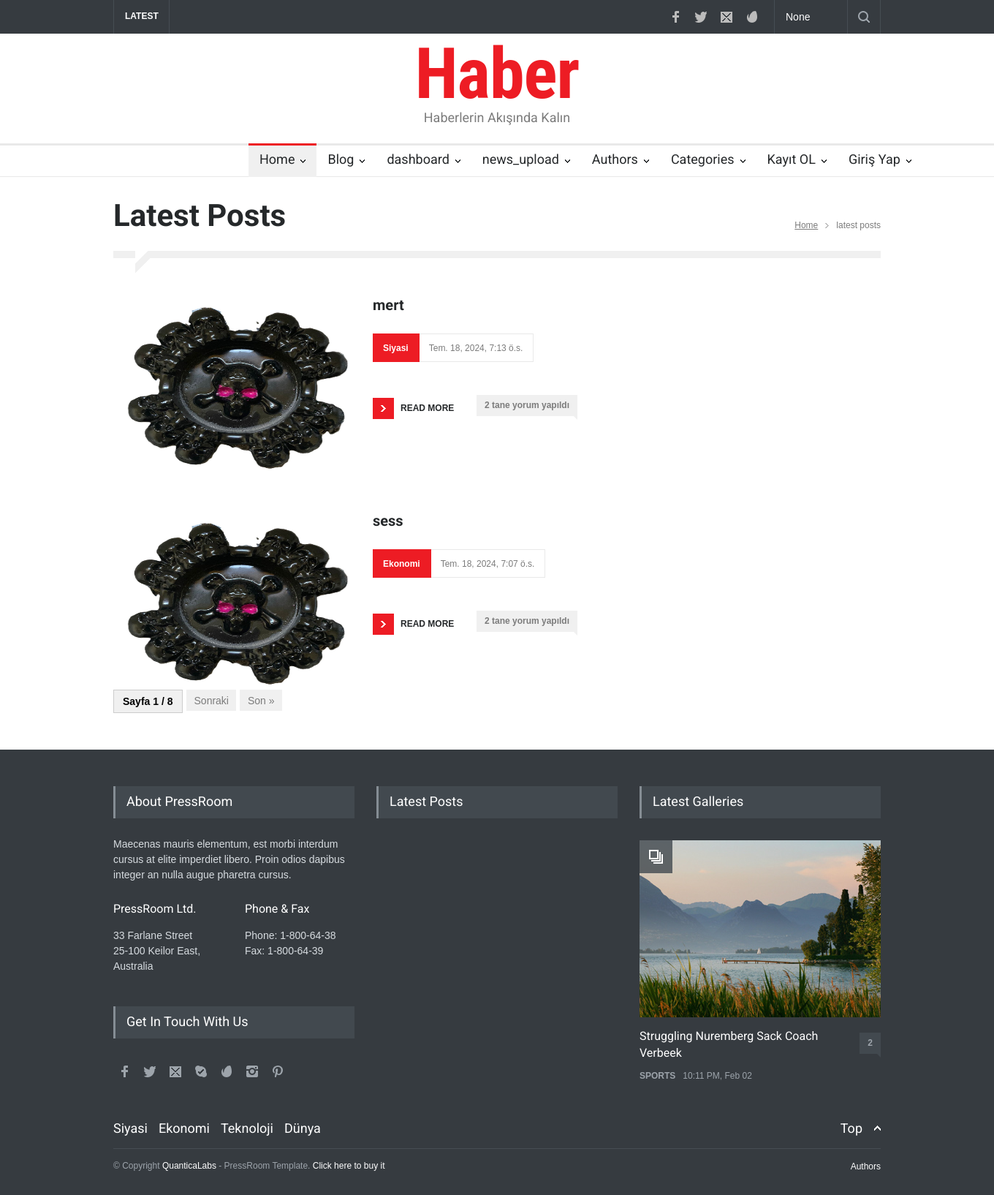
Screenshot of /blog/ with the database file from the repository.
### news/models.py (models this page shows, shortened)
class News(models.Model):
    user = models.ForeignKey(User, verbose_name=("Kullanıcı"), on_delete=models.CASCADE,null=True)
    news_title = models.CharField(max_length=200, verbose_name="Haber Başlığı")
    news_front=models.TextField(default="")
    news_image = models.FileField(upload_to="NewsImages/", blank=False, verbose_name="Haber Resmi")
    category = models.ForeignKey(Categories,max_length=50, verbose_name="Haberin Kategorisi",on_delete=models.CASCADE,default=None)
    slug = models.SlugField(verbose_name=('Url'), editable=False, null=True, blank=True)
    news_content = RichTextUploadingField()
    view_count = models.IntegerField(default=0)
    created_at = models.DateTimeField(verbose_name=("Oluşturulma Tarihi"), auto_now_add=True)
    updated_at = models.DateTimeField(verbose_name=("Son Güncellenme Tarihi"), auto_now=True)
    is_delete = models.BooleanField(verbose_name=("Silindi mi?"), default=False, help_text="Haberler silindi mi silinmedi mi?")
    delete_date = models.DateTimeField(verbose_name=("Silinme Tarihi"), blank=True, null=True)
    class Meta:
        verbose_name = "Haber"
        verbose_name_plural = "Haberler"

class Categories(models.Model):
    category_name=models.CharField(max_length=30,verbose_name="Kategori")
    class Meta:
        verbose_name="Kategori"
        verbose_name_plural="Kategoriler"
    def __str__(self):
        return self.category_name

### news/views.py (the view)
# urls.py: 2. Add a URL to urlpatterns:  path('blog/', include('blog.urls'))
def blog(request):
    query = request.GET.get('q')
    latest_posts1 = News.objects.filter(is_delete=False)
    if query:
        latest_posts1 = latest_posts1.filter(
            Q(news_title__contains=query)
        )
    latest_posts2 = latest_posts1.order_by('-created_at')
    paginator=Paginator(latest_posts2,2)
    page=request.GET.get('page')
    try:
        blog = paginator.page(page)
    except PageNotAnInteger:
        blog = paginator.page(1)
    except EmptyPage:
        blog = paginator.page(paginator.num_pages)
    context = {
        'latest_posts1': blog,
        'query': query,
        'blog':blog,
    }
    return render(request, 'news/blog.html',context)

### news/templates/news/blog.html (shortened to what this page needs)
{% extends 'main/base.html' %}
{% load static %}
	{% block content %}
	<div class="page">
		<div class="page_header clearfix page_margin_top">
			<div class="page_header_left">
				<h1 class="page_title">Latest Posts</h1>
			</div>
			<div class="page_header_right">
				<ul class="bread_crumb">
					<li>
						<a title="Home" href="{% url 'home' %}">
							Home
						</a>
					</li>
					<li class="separator icon_small_arrow right_gray">
					</li>
					<li>
						latest posts
					</li>
				</ul>
			</div>
		</div>
		<div class="page_layout clearfix">
			<div class="divider_block clearfix">
				<hr class="divider first">
				<hr class="divider subheader_arrow">
				<hr class="divider last">
			</div>
			<div class="row">
				<ul class="blog column column_1_3">
					{% for i in latest_posts1 %}
					<li class="post" id="categoriler">
						<div>
							<a href="{% url 'details' i.slug %}" title="{{i.news_title}}">
								<img style="width: 330px; height: 245px;" src='{{i.news_image.url}}' alt='img'>
							</a>
						</div>
						<div class="post_content" style="padding-left: 25px;display: inline;">
							<div class="with_number">
								<div>
									<a href="{% url 'details' i.slug %}"
										title="Built on Brotherhood, Club Lives Up to Name">
										<h3><b>{{i.news_title}}</b></h3>
									</a>
								</div>
							</div>
							<ul class="post_details">
								<li class="category"><a href="{% url 'category' i.category %}" title="WORLD">{{ i.category }}</a></li>
								<li class="date">
									{{ i.created_at }}
								</li>
							</ul>
							<a class="read_more" href="{% url 'details' i.slug %}" title="Read more"><span
									class="arrow"></span><span>READ MORE</span></a>
							<div>
								<div>
									<a class="comments_number" href="#" title="2 comments">2 tane yorum yapıldı<span
											class="arrow_comments"></span></a>
								</div>
							</div>
						</div>
					</li>
					{% endfor %}
				</ul>
			</div>
			<div class="pagination">
				<ul class="pagination-list">
					<li class="pagination-item">
						<span style="display: inline-block; padding: 8px 12px; border: 1px solid #ccc; background-color: #f0f0f0; color: black; font-weight: bold;" class="pagination-link current-page">
							Sayfa {{ blog.number }} / {{ blog.paginator.num_pages }}
						</span>
					</li>
					{% if blog.has_next %}
						<li class="pagination-item">
							<a href="?page={{ blog.next_page_number }}" class="pagination-link">Sonraki</a>
						</li>
						<li class="pagination-item">
							<a href="?page={{ blog.paginator.num_pages }}" class="pagination-link">Son &raquo;</a>
						</li>
					{% endif %}
				</ul>
			</div>
		</div>
	</div>
	{% endblock content %}

### static/main/css/style.css (style rules this page uses)
.clearfix:after { font-size: 0px; content: "."; display: block; height: 0px; visibility: hidden; clear: both; }
body { background: #F0F0F0; padding: 0px; margin: 0px; font-family: 'Arial'; font-size: 14px; color: #FFF; }
a { text-decoration: none; outline: none; }
h1, h2, h3, h4, h5, h6 { font-family: 'Roboto'; margin: 0; padding: 0; font-weight: normal; color: #25282A; }
h1 { font-size: 42px; line-height: 110%; }
h3 { font-size: 20px; line-height: 140%; }
.page_header .page_title { font-weight: bold; }
.page_header_left, .page_header_right { float: left; }
.page_header_left { width: 400px; }
.page_header_right { width: 650px; }
.bread_crumb { float: right; margin-top: 30px; }
.bread_crumb li { float: left; }
.bread_crumb li, .bread_crumb li a { color: #7C7C7C; font-size: 12px; }
.bread_crumb li a { text-decoration: underline; }
.bread_crumb .separator { background: url("../images/icons/navigation/breadcrumb_arrow.png") no-repeat center center; width: 5px; height: 13px; padding: 0 10px; }
.page { width: 1050px; margin-left: auto; margin-right: auto; padding-bottom: 50px; }
.page_margin_top { margin-top: 30px; }
.row:after { font-size: 0px; content: "."; display: block; height: 0px; visibility: hidden; clear: both; }
.column { float: left; margin-left: 30px; }
.column:first-child, .column.first { margin-left: 0; }
.column_1_3, .column_2_3 .column_1_2 { width: 330px; }
.post { float: left; clear: both; margin-top: 50px; }
.post:first-child { margin-top: 30px; }
.post img { position: relative; display: block; width: 100%; opacity: 1; transition: opacity 0.4s ease-in-out 0s; }
.post .with_number a { float: left; width: 280px; }
.post a.comments_number { float: right; position: relative; width: auto; font-family: 'Arial'; font-weight: bold; background: #F0F0F0; color: #7C7C7C; font-size: 12px; line-height: 1; padding: 8px 11px 9px; margin-top: 6px; }
.post .arrow_comments { content: ''; display: inline; position: absolute; border-style: solid; border-width: 5px 0 0 5px; border-color: #F0F0F0 transparent; right: 0; bottom: -5px; }
.post .post_details { clear: both; float: left; margin-top: 25px; }
.post_details li { float: left; font-family: arial; font-size: 12px; }
.post_details li.category { font-weight: bold; background: #ED1C24; padding: 14px 15px 13px 14px; }
.post_details li.category a { color: #FFF; }
.post_details li.date { color: #7C7C7C; border: 1px solid #E9E9E9; border-left: none; padding: 13px 14px 12px 13px; }
.read_more { position: relative; display: block; height: 29px; clear: both; float: left; color: #25282A; font-size: 12px; font-weight: bold; margin-top: 10px; padding-right: 12px; }
.read_more span { display: block; line-height: normal; margin-top: 7px; position: relative; margin-left: 38px; }
.read_more .arrow { position: absolute; width: 29px; height: 29px; margin-left: 0; background: #ED1C24 url("../images/icons/navigation/call_to_action_arrow.png") no-repeat; margin-top: 0; }
.pagination { clear: both; }
.pagination li { float: left; margin-left: 5px; }
.pagination li:first-child { margin-left: 0; }
.pagination li a { display: block; color: #7C7C7C; font-size: 14px; padding: 8px 10px 7px 11px; background: #F0F0F0; }
.divider { background: #F0F0F0; border: none; height: 10px; margin: 0; }
.divider_block { margin-top: 25px; }
.divider_block .divider { float: left; }
.divider.first { width: 30px; }
.divider.subheader_arrow { width: 20px; height: 30px; background: url("../images/icons/other/subheader_arrow.png") no-repeat 0 0; }
.divider.last { width: 1000px; }

### news/templates/news/blog.html (style rules this page uses)
#categoriler { display: flex; width: 775px; height: 245px; }

### templates/main/base.html (style rules this page uses)
body { overflow-x: hidden; }

### rows the page displays
News: news_image (picture), news_title "mert", category "Siyasi", created_at "Tem. 18, 2024, 7:13 ö.s."
News: news_image (picture), news_title "sess", category "Ekonomi", created_at "Tem. 18, 2024, 7:07 ö.s."

### other values shown
{{ blog.number }} "1"
{{ blog.paginator.num_pages }} "8"
